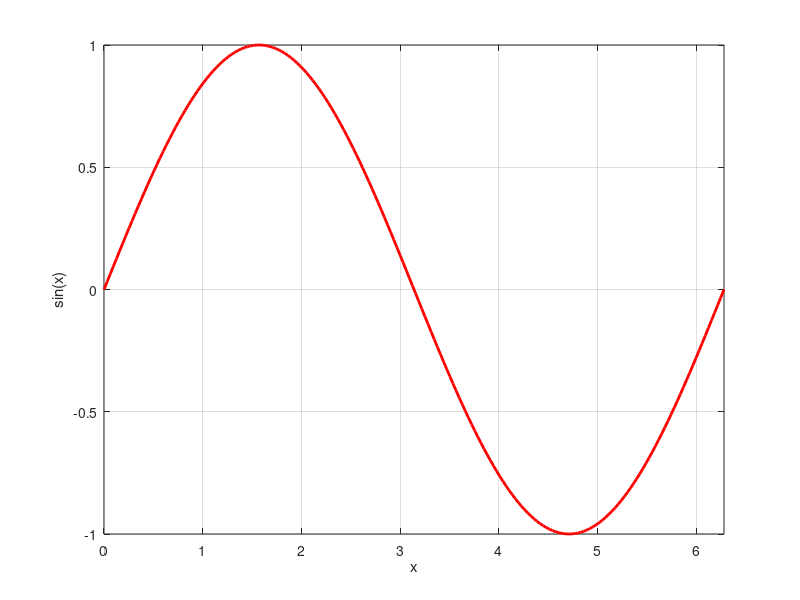

Here is the MATLAB script that generated this plot: (Note: this script raises an error after producing the figure.)
%% Make a video
% Clear workspace
clc
clear all
close all

%% Create the animation and grab each frame in a vector
x = linspace(0,2*pi,200);
y = sin(x);
figure(1), clf, hold off
for i = 1:length(x)
    plot(x(1:i), y(1:i),'-r', 'linewidth', 2)
    xlim([0 max(x)])
    ylim([-1 1])
    xlabel('x')
    ylabel('sin(x)')
    grid on
    drawnow

    % grab frames
    myFrames(i) = getframe(gcf) ;

end

%% Write video
VideoFileName = 'myVideo.avi'; % filename for the video file
myFrameRate = 10; % frame rate
fx_videoWriter(myFrames,VideoFileName,myFrameRate)
